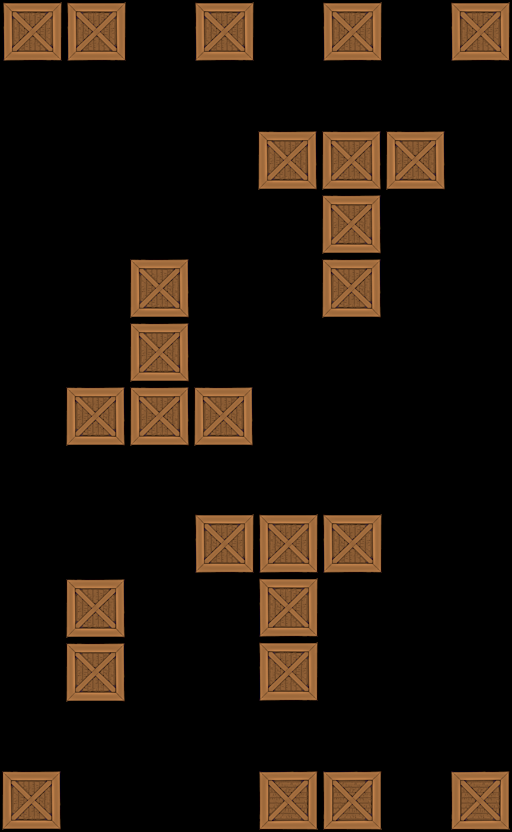

This is a level from a 2D game, rendered from its Tiled map with the project's own tilesets. A one-line summary and the map file follow, with tile-layer data summarised:
An orthogonal 8x13 tile map with 64x64 px tiles, 1 tile layer (Tile Layer 1).

<map version="1.0" orientation="orthogonal" width="8" height="13" tilewidth="64" tileheight="64">
 <tileset firstgid="1" name="crate" tilewidth="64" tileheight="64">
  <image source="../../crate3.png" width="64" height="64" />
 </tileset>
 <layer name="Tile Layer 1" width="8" height="13">
  <data>[104 cells, 26 non-empty, 1 distinct tile ids]</data>
 </layer>
</map>
